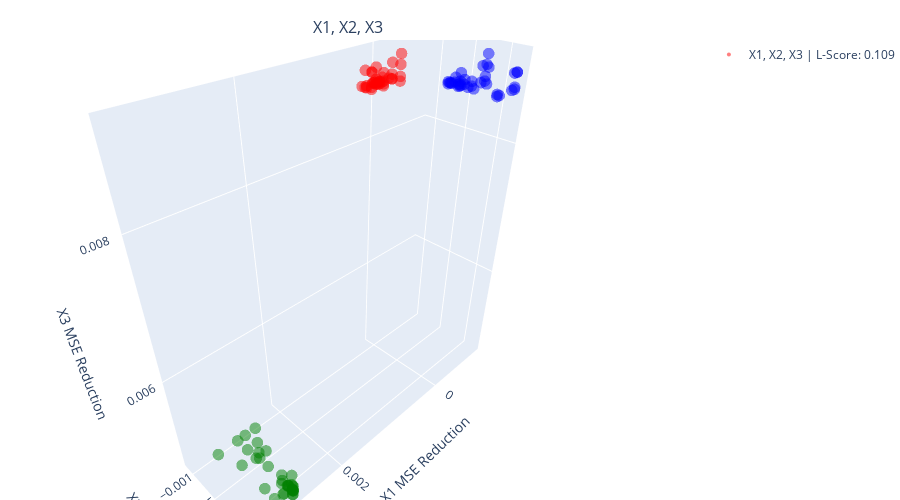

This figure's notebook cell:
### Code cell
# Function to compute PCA metrics remains the same
def compute_pca_metrics_3d(data):
    if len(data) < 4:
        return 1, 0, 0, 0
    pca = PCA(n_components=3)
    pca.fit(data)
    explained_variance = pca.explained_variance_ratio_
    skinniness = explained_variance[0] / (explained_variance[1] + explained_variance[2])
    skinniness = skinniness / (1 + skinniness)
    first_component = pca.components_[0]
    angle_x = np.degrees(np.arctan2(first_component[1], first_component[0]))
    angle_y = np.degrees(np.arctan2(first_component[2], first_component[0]))
    horizontalness = np.cos(2 * np.radians(angle_x)) * np.cos(2 * np.radians(angle_y))
    return skinniness, horizontalness, angle_x, angle_y

features = impact_df['added_feature'].unique()
feature_triplets = [('X1', 'X2', 'X3')]

for f1, f2, f3 in feature_triplets:
    fig = make_subplots(
    rows=len(feature_triplets), cols=1,
    specs=[[{'type': 'scatter3d'}]] * len(feature_triplets),
    subplot_titles=[f"{f1}, {f2}, {f3}"],
    )

    fig.update_layout(
        scene=dict(
            xaxis_title=f"{f1} MSE Reduction",
            yaxis_title=f"{f2} MSE Reduction",
            zaxis_title=f"{f3} MSE Reduction"
        )
    )



for idx, (feature1, feature2, feature3) in enumerate(feature_triplets):
    points = []
                            
                            
    for row in impact_df.itertuples(index=False):
        if feature1 in row.added_feature and feature2 not in row.base_features and feature3 not in row.base_features:
            for row2 in impact_df.itertuples(index=False):
                if set(row.final_features) <= set(row2.base_features) and feature2 in row2.added_feature and feature3 not in row2.base_features:
                    for row3 in impact_df.itertuples(index=False):
                        if set(row2.final_features) <= set(row3.base_features) and feature3 in row3.added_feature:
                            points.append((row.mse_reduction, row2.mse_reduction, row3.mse_reduction, 'red'))
        elif feature2 in row.added_feature and feature1 not in row.base_features and feature3 not in row.base_features:
            for row2 in impact_df.itertuples(index=False):
                if set(row.final_features) <= set(row2.base_features) and feature1 in row2.added_feature and feature3 not in row2.base_features:
                    for row3 in impact_df.itertuples(index=False):
                        if set(row2.final_features) <= set(row3.base_features) and feature3 in row3.added_feature:
                            points.append((row2.mse_reduction, row.mse_reduction, row3.mse_reduction, 'blue'))
        elif feature3 in row.added_feature and feature1 not in row.base_features and feature2 not in row.base_features:
            for row2 in impact_df.itertuples(index=False):
                if set(row.final_features) <= set(row2.base_features) and feature1 in row2.added_feature and feature2 not in row2.base_features:
                    for row3 in impact_df.itertuples(index=False):
                        if set(row2.final_features) <= set(row3.base_features) and feature2 in row3.added_feature:
                            points.append((row3.mse_reduction, row.mse_reduction, row2.mse_reduction, 'green'))

        # Handle feature1 or feature2 being the only feature present
        elif set([row.base_features]) == {feature1}:  # Only feature1 is added
            points.append((row.mse_reduction, 0, 'red'))
        elif set([row.base_features]) == {feature2}:  # Only feature2 is added
            points.append((0, row.mse_reduction, 'blue'))
        elif set([row.base_features]) == {feature3}:  # Only feature3 is added
            points.append((0, 0, row.mse_reduction, 'green'))

    if points:
        red_points = [p for p in points if p[3] == 'red']
        blue_points = [p for p in points if p[3] == 'blue']
        green_points = [p for p in points if p[3] == 'green']

        red_points = random.sample(red_points, min(len(red_points), 300))
        blue_points = random.sample(blue_points, min(len(blue_points), 300))
        green_points = random.sample(green_points, min(len(green_points), 300))

        all_points = red_points + blue_points + green_points
        x_vals, y_vals, z_vals, colors = zip(*all_points)

        red_array = np.array([(x, y, z) for x, y, z, c in all_points if c == 'red'])
        blue_array = np.array([(x, y, z) for x, y, z, c in all_points if c == 'blue'])
        green_array = np.array([(x, y, z) for x, y, z, c in all_points if c == 'green'])

        red_skinny, red_horiz, red_angle_x, red_angle_y = compute_pca_metrics_3d(red_array)
        blue_skinny, blue_horiz, blue_angle_x, blue_angle_y = compute_pca_metrics_3d(blue_array)
        green_skinny, green_horiz, green_angle_x, green_angle_y = compute_pca_metrics_3d(green_array)

        L_score = (red_skinny * blue_skinny * green_skinny) * (red_horiz - blue_horiz - green_horiz) / 3
        L_score = round(L_score, 3)

        # Plot using Plotly
        scatter = go.Scatter3d(
            x=x_vals, y=y_vals, z=z_vals,
            mode='markers',
            marker=dict(size=4, color=colors, opacity=0.5),
            name=f'{feature1}, {feature2}, {feature3} | L-Score: {L_score}'
        )

        fig.add_trace(scatter, row=idx + 1, col=1)

fig.update_layout(
    height=500 * len(feature_triplets),
    showlegend=True,
    margin=dict(l=0, r=0, b=0, t=40)
)

# whow large window to see the plot
fig.show()

### Figure 1 — Plotly figure (JSON) as saved in the notebook; plotly's stock layout.template omitted (floating-point values rounded to 4 significant figures)
{"data": [{"marker": {"color": ["red", "red", "red", "red", "red", "red", "red", "red", "red", "red", "red", "red", "red", "red", "red", "red", "red", "red", "red", "red", "red", "red", "red", "red", "red", "red", "red", "red", "red", "red", "red", "red", "red", "red", "red", "red", "red", "blue", "blue", "blue", "blue", "blue", "blue", "blue", "blue", "blue", "blue", "blue", "blue", "blue", "blue", "blue", "blue", "blue", "blue", "blue", "blue", "blue", "blue", "blue", "blue", "blue", "blue", "blue", "blue", "blue", "blue", "blue", "blue", "blue", "blue", "blue", "blue", "blue", "green", "green", "green", "green", "green", "green", "green", "green", "green", "green", "green", "green", "green", "green", "green", "green", "green", "green", "green", "green", "green", "green", "green", "green", "green", "green", "green", "green", "green", "green", "green", "green", "green", "green", "green", "green", "green"], "opacity": 0.5, "size": 4}, "mode": "markers", "name": "X1, X2, X3 | L-Score: 0.109", "scene": "scene", "type": "scatter3d", "x": [-2.682e-06, 2.871e-05, 0.0002278, 0.0002278, -7.582e-05, 2.871e-05, -7.582e-05, 2.871e-05, 0.0002278, 2.871e-05, 2.871e-05, 3.898e-05, 3.898e-05, 2.871e-05, 0.0002278, 0.0002278, -2.682e-06, 2.871e-05, 1.037e-05, 3.898e-05, -0.0002608, 0.0002278, -0.0002608, -0.0002608, 0.0002278, -0.0002608, -0.0002608, -7.582e-05, -0.0002608, -2.682e-06, 0.0002278, 2.871e-05, -0.0002608, 2.871e-05, -0.0002608, -0.0002608, 0.0002278, -0.0006441, -0.0007143, -0.0006441, -0.0006237, -0.001001, -0.0007143, -0.0005948, -0.0005948, -0.0007143, -0.0005948, -0.0005948, -0.0006441, -0.0006237, -0.0009155, -0.0006237, -0.0009155, -0.0006441, -0.0007143, -0.0006441, -0.0006237, -0.000972, -0.0009155, -0.000972, -0.0006441, -0.0009155, -0.0007143, -0.001001, -0.0007143, -0.001001, -0.0009155, -0.000972, -0.000972, -0.001001, -0.0005948, -0.0009155, -0.0005948, -0.0006441, 0.002783, 0.002783, 0.002783, 0.003045, 0.002783, 0.002783, 0.002783, 0.003045, 0.002783, 0.002783, 0.002783, 0.002783, 0.003045, 0.002934, 0.002783, 0.002934, 0.003024, 0.002783, 0.003319, 0.002778, 0.002783, 0.002934, 0.002778, 0.002778, 0.002783, 0.002778, 0.002919, 0.002778, 0.003045, 0.002783, 0.002783, 0.003045, 0.002934, 0.002783, 0.002934, 0.002783, 0.002783], "y": [-0.00107, -0.001097, -0.0009892, -0.001095, -0.001146, -0.0009791, -0.001097, -0.0009791, -0.00107, -0.001097, -0.00107, -0.001095, -0.001095, -0.00107, -0.0009892, -0.0009892, -0.00107, -0.001146, -0.001146, -0.001146, -0.0009634, -0.0009892, -0.001097, -0.0009634, -0.001146, -0.001097, -0.0009634, -0.001097, -0.001146, -0.001146, -0.001095, -0.0009791, -0.001095, -0.0009791, -0.001095, -0.0009634, -0.00107, -0.0002229, -0.0002229, -0.0001409, -0.0003267, -0.0002229, -0.0004587, -0.0004782, -0.0003267, -0.0002229, 0.0002107, 0.0002107, 0.0002107, -0.0003267, -0.0002229, -0.0003267, 0.0002107, -0.0003267, -0.0003267, -0.0004915, -0.0003267, 0.0002107, -0.0002229, 0.0002107, -0.0004782, -0.0001409, -0.0003267, -0.0002229, -0.0004587, -0.0002229, -0.0001409, 0.0002107, 0.0002107, -0.0002229, -0.0004782, 0.0002107, -0.0003267, -0.0004587, 2.242e-05, 0.0002089, -0.0004348, 0.0002089, 0.0002269, 0.0002269, -0.0004348, 2.242e-05, -0.0002605, 2.242e-05, -0.0004348, 0.0002089, 0.0002089, -0.0002605, -0.0002605, -0.0004348, 0.0002089, 0.0001316, -0.0004348, 0.0001316, 0.0002089, -0.0004348, 0.0002269, 0.0002089, 0.0001177, 0.0002089, 0.0002269, 0.0002269, -0.0004348, -0.0004348, 0.0002269, -0.0004348, 0.0002269, 0.0002089, 0.0002269, 0.0001316, 0.0002269], "z": [0.008708, 0.008766, 0.008908, 0.008708, 0.008708, 0.008733, 0.008766, 0.008766, 0.008708, 0.008708, 0.008708, 0.008909, 0.008708, 0.008733, 0.008733, 0.008708, 0.008733, 0.008708, 0.008708, 0.008708, 0.008766, 0.008909, 0.008766, 0.009036, 0.008708, 0.008708, 0.008909, 0.008708, 0.008708, 0.008708, 0.008909, 0.008708, 0.008708, 0.008864, 0.008909, 0.008708, 0.008733, 0.008708, 0.008766, 0.008708, 0.008766, 0.009036, 0.008766, 0.008708, 0.008733, 0.008708, 0.008708, 0.008733, 0.008708, 0.008708, 0.008708, 0.008864, 0.008708, 0.008708, 0.008708, 0.008708, 0.008733, 0.008908, 0.008909, 0.008733, 0.008708, 0.008708, 0.008766, 0.008766, 0.008708, 0.008708, 0.008909, 0.008708, 0.008909, 0.008909, 0.008733, 0.008909, 0.008708, 0.008708, 0.004672, 0.004683, 0.004672, 0.004785, 0.004768, 0.004683, 0.005263, 0.004785, 0.004672, 0.004785, 0.004987, 0.004785, 0.004579, 0.004987, 0.004987, 0.005263, 0.004579, 0.004683, 0.005263, 0.004683, 0.004672, 0.004987, 0.004768, 0.004579, 0.004672, 0.004683, 0.004768, 0.004683, 0.005263, 0.004785, 0.004672, 0.004785, 0.004768, 0.004579, 0.004987, 0.004672, 0.004987]}], "layout": {"annotations": [{"font": {"size": 16}, "showarrow": false, "text": "X1, X2, X3", "x": 0.5, "xanchor": "center", "xref": "paper", "y": 1, "yanchor": "bottom", "yref": "paper"}], "height": 500, "margin": {"b": 0, "l": 0, "r": 0, "t": 40}, "scene": {"domain": {"x": [0, 1], "y": [0, 1]}, "xaxis": {"title": {"text": "X1 MSE Reduction"}}, "yaxis": {"title": {"text": "X2 MSE Reduction"}}, "zaxis": {"title": {"text": "X3 MSE Reduction"}}}, "showlegend": true}}
